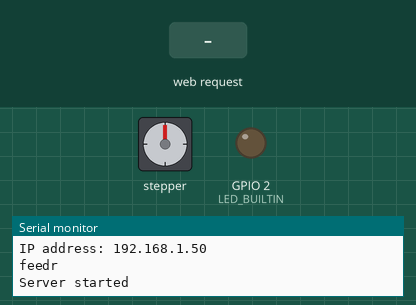
Bench run of a sketch on a simulated ESP32. On the bench: stepper motor, output pins drawn as LEDs (lit = HIGH), the last lines printed to the serial monitor. The test bench sets the inputs (shaded band). WiFi joins after 1.5 s; servers stay silent unless stated; stepper angles assume 2048 steps per turn.

Above: at 2.7 s.
2.8 s: HTTP request GET /G received
At 2.95 s:
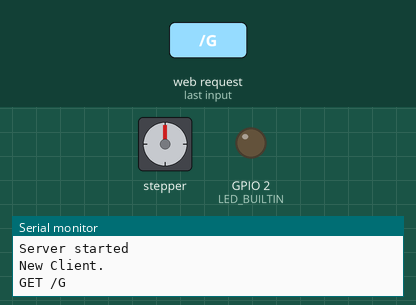
5.8 s: HTTP request GET /H received
At 7.9 s:
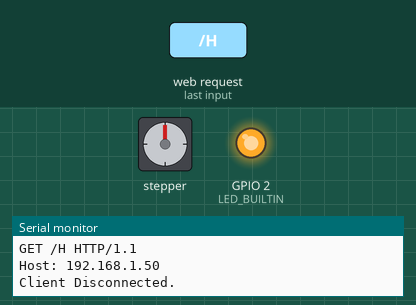
8.3 s: HTTP request GET /G received
At 8.76 s:
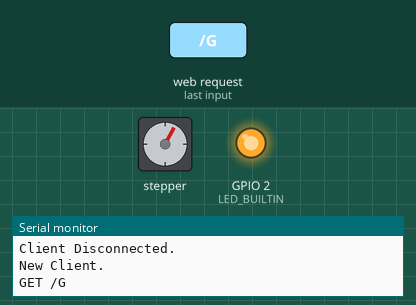
11.3 s: HTTP request GET /L received
At 13.3 s:
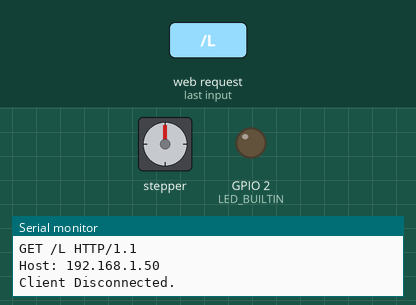
Timing chart, 0 to 14.8 s (numbered marks = the images above; inputs shaded):
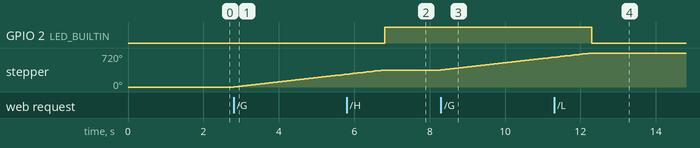

The sketch:

fishfeedertest.ino
```cpp
#include <WiFiManager.h>
#include <Stepper.h>
#include <WiFi.h>
#include <WiFiClient.h>
#include <WiFiAP.h>
#include <dummy.h>

#define LED_BUILTIN 2   // Set the GPIO pin where you connected your test LED or comment this line out if your dev board has a built-in LED

const int stepsPerRevolution = 2048;
Stepper myStepper(stepsPerRevolution,32, 25, 33, 26);
WiFiServer server(80);

void setup() {
  pinMode(LED_BUILTIN, OUTPUT);

  Serial.begin(115200);
  Serial.println();
  Serial.println("Configuring access point...");

  // Initialize WiFiManager
  WiFiManager wifiManager;

  // Uncomment the line below if you want to reset the saved credentials
   wifiManager.resetSettings();

  // Set config portal timeout to 5 minutes
  wifiManager.setConfigPortalTimeout(300);

  // Custom parameters to be configured
  WiFiManagerParameter custom_ssid("ssid", "SSID", "yourAP", 40);
  WiFiManagerParameter custom_password("password", "Password", "yourPassword", 40);

  // Add parameters
  wifiManager.addParameter(&custom_ssid);
  wifiManager.addParameter(&custom_password);

  // Check if there are saved WiFi credentials
  if (!wifiManager.autoConnect("AutoConnectAP")) {
    Serial.println("Failed to connect, we should reset as see if it connects");
    delay(3000);
    ESP.restart();
    delay(5000);
  }

  // Set ESP32 hostname
  WiFi.hostname("feedr");

  // Print WiFi status
  Serial.println("Connected to WiFi");
  Serial.println("IP address: " + WiFi.localIP().toString());
  Serial.println(WiFi.getHostname());

  server.begin();
  Serial.println("Server started");
  myStepper.setSpeed(15);
}

void loop() {
  WiFiClient client = server.available();   // listen for incoming clients

  if (client) {                             // if you get a client,
    Serial.println("New Client.");           // print a message out the serial port
    String currentLine = "";                // make a String to hold incoming data from the client
    while (client.connected()) {            // loop while the client's connected
      if (client.available()) {             // if there's bytes to read from the client,
        char c = client.read();             // read a byte, then
        Serial.write(c);                    // print it out the serial monitor
        if (c == '\n') {                    // if the byte is a newline character

          // if the current line is blank, you got two newline characters in a row.
          // that's the end of the client HTTP request, so send a response:
          if (currentLine.length() == 0) {
            // HTTP headers always start with a response code (e.g. HTTP/1.1 200 OK)
            // and a content-type so the client knows what's coming, then a blank line:
            client.println("HTTP/1.1 200 OK");
            client.println("Content-type:text/html");
            client.println();

            // the content of the HTTP response follows the header:
            client.print("<html><body>");
            client.print("<h2>WiFi Configuration</h2>");
            client.print("<p>Connected to WiFi. ESP32 IP address: " + WiFi.localIP().toString() + "</p>");
            client.print("<p>Click <a href=\"/H\">here</a> to turn ON the LED.<br>");
            client.print("Click <a href=\"/L\">here</a> to turn OFF the LED.<br>");
            client.print("Click <a href=\"/G\">here</a> to turn servo on.<br>");
            client.print("Click <a href=\"/S\">here</a> to turn servo off.</p>");
            client.print("</body></html>");

            // The HTTP response ends with another blank line:
            client.println();
            // break out of the while loop:
            break;
          } else {    // if you got a newline, then clear currentLine:
            currentLine = "";
          }
        } else if (c != '\r') {  // if you got anything else but a carriage return character,
          currentLine += c;      // add it to the end of the currentLine
        }

        // Check to see if the client request was "GET /H" or "GET /L":
        if (currentLine.endsWith("GET /H")) {
          digitalWrite(LED_BUILTIN, HIGH);               // GET /H turns the LED on
        }
        if (currentLine.endsWith("GET /L")) {
          digitalWrite(LED_BUILTIN, LOW);                // GET /L turns the LED off
        }
        if(currentLine.endsWith("GET /G")){
          moveClockwise();
        }
        if(currentLine.endsWith("GET /S")){
          moveClockwiseStop();
        }
      }
    }
    // close the connection:
    client.stop();
    Serial.println("Client Disconnected.");
  }
}
void moveClockwise() { // set initial speed
  myStepper.step(stepsPerRevolution); // move 5 revolutions clockwise
}
void moveClockwiseStop(){
  myStepper.step(0);
}
```

Measured:
- after the input at 2.8 s, stepper: keeps turning clockwise at about 90°/s, starting at once
- after the input at 5.8 s, GPIO 2 (LED_BUILTIN): LOW → HIGH after 1.0 s
- after the input at 8.3 s, stepper: keeps turning clockwise at about 90°/s, starting at once
- after the input at 11.3 s, GPIO 2 (LED_BUILTIN): HIGH → LOW after 1.0 s
